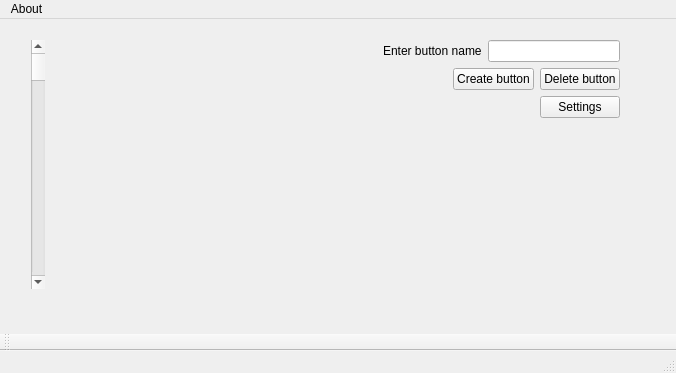
<?xml version="1.0" encoding="UTF-8"?>
<ui version="4.0">
 <class>MainWindow</class>
 <widget class="QMainWindow" name="MainWindow">
  <property name="geometry">
   <rect>
    <x>0</x>
    <y>0</y>
    <width>676</width>
    <height>373</height>
   </rect>
  </property>
  <property name="windowTitle">
   <string>MainWindow</string>
  </property>
  <widget class="QWidget" name="centralWidget">
   <widget class="QWidget" name="">
    <property name="geometry">
     <rect>
      <x>20</x>
      <y>10</y>
      <width>611</width>
      <height>271</height>
     </rect>
    </property>
    <layout class="QGridLayout" name="mainLayout">
     <item row="0" column="0" rowspan="2">
      <layout class="QHBoxLayout" name="horizontalLayout_4">
       <item>
        <widget class="QScrollBar" name="verticalScrollBar">
         <property name="orientation">
          <enum>Qt::Vertical</enum>
         </property>
        </widget>
       </item>
       <item>
        <layout class="QVBoxLayout" name="verticalLayoutLeft">
         <property name="rightMargin">
          <number>94</number>
         </property>
        </layout>
       </item>
      </layout>
     </item>
     <item row="0" column="1">
      <spacer name="horizontalSpacer_3">
       <property name="orientation">
        <enum>Qt::Horizontal</enum>
       </property>
       <property name="sizeHint" stdset="0">
        <size>
         <width>40</width>
         <height>20</height>
        </size>
       </property>
      </spacer>
     </item>
     <item row="0" column="2">
      <layout class="QVBoxLayout" name="verticalLayout">
       <item>
        <layout class="QHBoxLayout" name="horizontalLayout">
         <item>
          <widget class="QLabel" name="label">
           <property name="text">
            <string>Enter button name</string>
           </property>
          </widget>
         </item>
         <item>
          <widget class="QLineEdit" name="lineEdit"/>
         </item>
        </layout>
       </item>
       <item>
        <layout class="QHBoxLayout" name="horizontalLayout_2">
         <item>
          <spacer name="horizontalSpacer">
           <property name="orientation">
            <enum>Qt::Horizontal</enum>
           </property>
           <property name="sizeHint" stdset="0">
            <size>
             <width>40</width>
             <height>20</height>
            </size>
           </property>
          </spacer>
         </item>
         <item>
          <widget class="QPushButton" name="addButton">
           <property name="mouseTracking">
            <bool>false</bool>
           </property>
           <property name="statusTip">
            <string/>
           </property>
           <property name="text">
            <string>Create button</string>
           </property>
           <property name="flat">
            <bool>false</bool>
           </property>
          </widget>
         </item>
         <item>
          <widget class="QPushButton" name="deleteButton">
           <property name="text">
            <string>Delete button</string>
           </property>
          </widget>
         </item>
        </layout>
       </item>
       <item>
        <layout class="QHBoxLayout" name="horizontalLayout_3">
         <item>
          <spacer name="horizontalSpacer_2">
           <property name="orientation">
            <enum>Qt::Horizontal</enum>
           </property>
           <property name="sizeHint" stdset="0">
            <size>
             <width>40</width>
             <height>20</height>
            </size>
           </property>
          </spacer>
         </item>
         <item>
          <widget class="QPushButton" name="settingsButton">
           <property name="text">
            <string>Settings</string>
           </property>
          </widget>
         </item>
        </layout>
       </item>
      </layout>
     </item>
     <item row="1" column="2">
      <spacer name="verticalSpacer">
       <property name="orientation">
        <enum>Qt::Vertical</enum>
       </property>
       <property name="sizeHint" stdset="0">
        <size>
         <width>20</width>
         <height>40</height>
        </size>
       </property>
      </spacer>
     </item>
    </layout>
   </widget>
  </widget>
  <widget class="QMenuBar" name="menuBar">
   <property name="geometry">
    <rect>
     <x>0</x>
     <y>0</y>
     <width>676</width>
     <height>19</height>
    </rect>
   </property>
   <widget class="QMenu" name="menuAbout">
    <property name="title">
     <string>About</string>
    </property>
    <addaction name="actionJ_A_R_V_I_S_project"/>
    <addaction name="actionDevelopers"/>
   </widget>
   <addaction name="menuAbout"/>
  </widget>
  <widget class="QToolBar" name="mainToolBar">
   <attribute name="toolBarArea">
    <enum>BottomToolBarArea</enum>
   </attribute>
   <attribute name="toolBarBreak">
    <bool>false</bool>
   </attribute>
  </widget>
  <widget class="QStatusBar" name="statusBar"/>
  <action name="actionJ_A_R_V_I_S_project">
   <property name="checkable">
    <bool>false</bool>
   </property>
   <property name="text">
    <string>J.A.R.V.I.S project</string>
   </property>
  </action>
  <action name="actionDevelopers">
   <property name="text">
    <string>Developers</string>
   </property>
  </action>
 </widget>
 <layoutdefault spacing="6" margin="11"/>
 <resources/>
 <connections/>
</ui>
